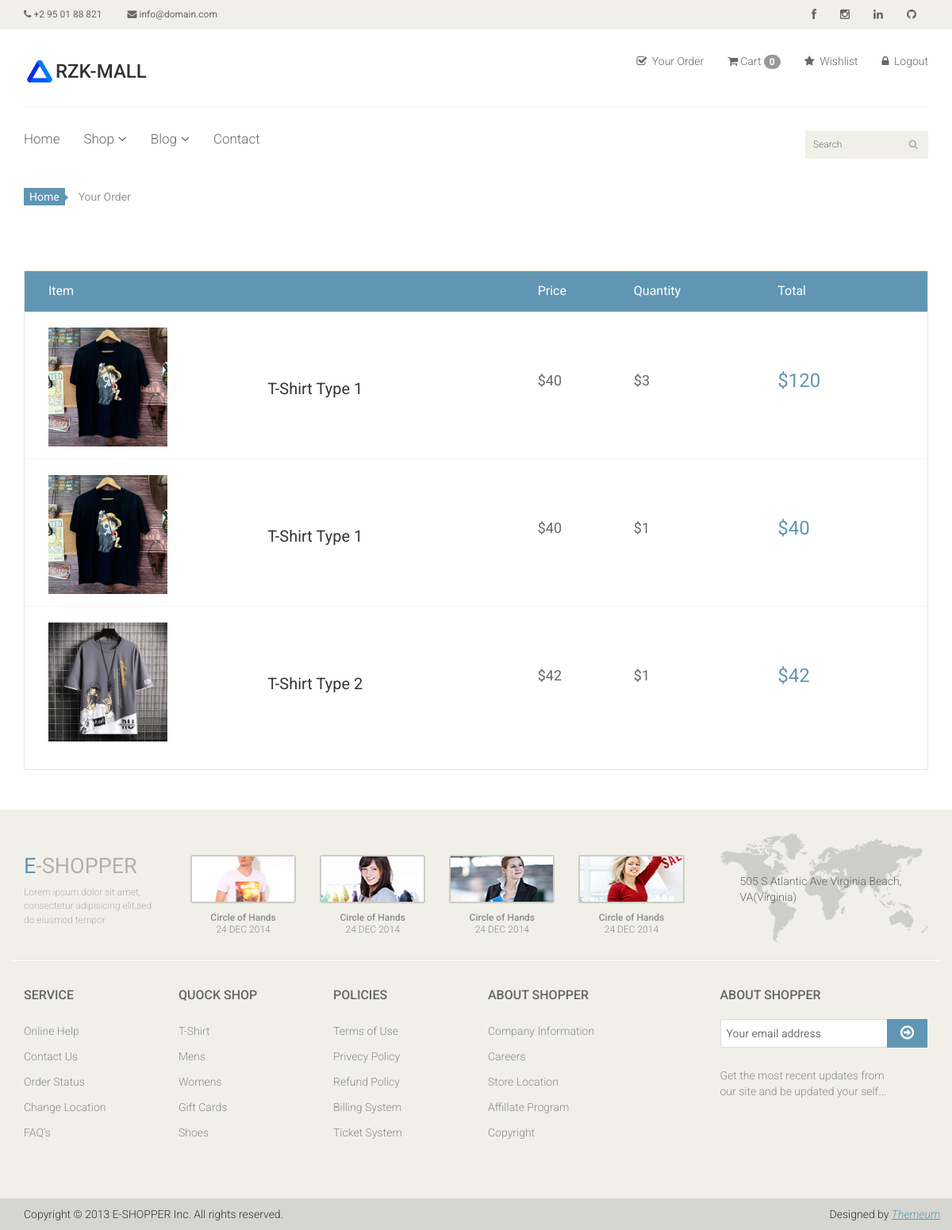
/order/ (signed in), run on the app's committed database.
### app/models.py (models this page shows, shortened)
class Order(models.Model):
    image       = models.ImageField(upload_to='ecommerce/order/image')
    product     = models.CharField(max_length = 1000, default='')
    user        = models.ForeignKey(User, on_delete = models.CASCADE)
    price       = models.IntegerField()
    quantity    = models.CharField(max_length=5)
    total       = models.CharField(max_length = 1000, default='')
    address     = models.TextField()
    phone       = models.CharField(max_length = 10)
    pincode     = models.CharField(max_length = 10)
    date        = models.DateField(default = datetime.datetime.today)

### ecom/views.py (the view)
# urls.py: path('order/', views.order_page, name='order'),
def order_page(request):
    uid     = request.session.get('_auth_user_id')
    user    = User.objects.get(pk = uid)
    order   = Order.objects.filter(user = user)
    context = {
        'order' : order,
    }
    return render(request,'order.html', context)

### templates/order.html
{% extends "master.html" %}
{% block body %}
<section id="cart_items">
    <div class="container">
        <div class="breadcrumbs">
            <ol class="breadcrumb">
              <li><a href="#">Home</a></li>
              <li class="active">Your Order</li>
            </ol>
        </div>
        <div class="table-responsive cart_info">
            <table class="table table-condensed">
                <thead>
                    <tr class="cart_menu">
                        <td class="image">Item</td>
                        <td class="description"></td>
                        <td class="price">Price</td>
                        <td class="quantity">Quantity</td>
                        <td class="total">Total</td>
                        <td></td>
                    </tr>
                </thead>
                <tbody>
                    {% for data in order %}
                    <tr>
                        <td class="cart_product">
                            <a href=""><img src="{{ data.image }}" alt="" style="width:150px; height:150px;"></a>
                        </td>
                        <td class="cart_description">
                            <h4><a href="">{{ data.product }}</a></h4>
                        </td>
                        <td class="cart_price">
                            <p>${{ data.price }}</p>
                        </td>
                        <td class="cart_price">
                            <div class="cart_quantity_button">
                                <p>${{ data.quantity }}</p>
                            </div>
                        </td>
                        <td class="cart_total">
                            <p class="cart_total_price">${{ data.total }}</p>
                        </td>
                    </tr>
                    {% endfor %}
                </tbody>
            </table>
        </div>
    </div>
</section>
{% endblock %}

### static/css/main.css (style rules this page uses)
body { font-family: 'Roboto', sans-serif; background:; position: relative; font-weight:400px; }
a { -webkit-transition: 300ms; -moz-transition: 300ms; -o-transition: 300ms; transition: 300ms; }
h1, h2, h3, h4, h5, h6 { font-family: 'Roboto', sans-serif; }
.breadcrumbs { position: relative; }
.breadcrumbs .breadcrumb { background:transparent; margin-bottom: 75px; padding-left: 0; }
.breadcrumbs .breadcrumb li a { background:#6096B4; color: #FFFFFF; padding: 3px 7px; }
.breadcrumbs .breadcrumb li a:after { content:""; height:auto; width: auto; border-width: 8px; border-style: solid; border-color:transparent transparent transparent #6096B4; position: absolute; top: 11px; left:48px; }
.breadcrumbs .breadcrumb > li + li:before { content: " "; }
#cart_items .cart_info { border: 1px solid #E6E4DF; margin-bottom: 50px }
#cart_items .cart_info .cart_menu { background: #6096B4; color: #fff; font-size: 16px; font-family: 'Roboto', sans-serif; font-weight: normal; }
#cart_items .cart_info .table.table-condensed thead tr { height: 51px; }
#cart_items .cart_info .table.table-condensed tr { border-bottom: 1px solid#F7F7F0 }
#cart_items .cart_info .table.table-condensed tr:last-child { border-bottom: 0 }
.cart_info table tr td { border-top: 0 none; vertical-align: inherit; }
#cart_items .cart_info .image { padding-left: 30px; }
#cart_items .cart_info .cart_description h4 { margin-bottom: 0 }
#cart_items .cart_info .cart_description h4 a { color: #363432; font-family: 'Roboto',sans-serif; font-size: 20px; font-weight: normal; }
#cart_items .cart_info .cart_price p { color:#696763; font-size: 18px }
#cart_items .cart_info .cart_total_price { color: #6096B4; font-size: 24px; }
.cart_product { display: block; margin: 15px -70px 10px 25px; }

### data on the page
Order: image (picture), product "T-Shirt Type 1", price "40", quantity "3", total "120"
Order: image (picture), product "T-Shirt Type 1", price "40", quantity "1", total "40"
Order: image (picture), product "T-Shirt Type 2", price "42", quantity "1", total "42"

### other printed values
{{ request.session.cart|length }} "0"
